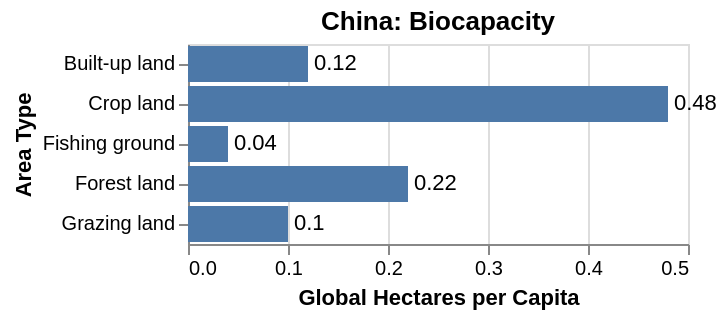

Vega-Lite specification stored for this chart:
### Vega specification from a JSON file in a GitHub repository (floating-point values rounded to 4 significant figures)
{"$schema": "https://vega.github.io/schema/vega/v5.json", "description": "Bar chart with text labels. Apply scale padding to make the frame cover the labels.", "background": "white", "padding": 5, "width": 250, "title": {"text": "China: Biocapacity", "frame": "group"}, "style": "cell", "data": [{"name": "source_0", "values": [{"Area Type": "Built-up land", "Global Hectares per Capita": 0.12}, {"Area Type": "Crop land", "Global Hectares per Capita": 0.48}, {"Area Type": "Grazing land", "Global Hectares per Capita": 0.1}, {"Area Type": "Fishing ground", "Global Hectares per Capita": 0.04}, {"Area Type": "Forest land", "Global Hectares per Capita": 0.22}]}, {"name": "data_0", "source": "source_0", "transform": [{"type": "filter", "expr": "isValid(datum[\"Global Hectares per Capita\"]) && isFinite(+datum[\"Global Hectares per Capita\"])"}]}], "signals": [{"name": "y_step", "value": 20}, {"name": "height", "update": "bandspace(domain('y').length, 0.1, 0.05) * y_step"}], "marks": [{"name": "layer_0_marks", "type": "rect", "style": ["bar"], "from": {"data": "data_0"}, "encode": {"update": {"fill": {"value": "#4c78a8"}, "ariaRoleDescription": {"value": "bar"}, "description": {"signal": "\"Area Type: \" + (isValid(datum[\"Area Type\"]) ? datum[\"Area Type\"] : \"\"+datum[\"Area Type\"]) + \"; Global Hectares per Capita: \" + (format(datum[\"Global Hectares per Capita\"], \"\"))"}, "x": {"scale": "x", "field": "Global Hectares per Capita"}, "x2": {"scale": "x", "value": 0}, "y": {"scale": "y", "field": "Area Type"}, "height": {"scale": "y", "band": 1}}}}, {"name": "layer_1_marks", "type": "text", "style": ["text"], "from": {"data": "data_0"}, "encode": {"update": {"align": {"value": "left"}, "baseline": {"value": "middle"}, "dx": {"value": 3}, "fill": {"value": "black"}, "description": {"signal": "\"Area Type: \" + (isValid(datum[\"Area Type\"]) ? datum[\"Area Type\"] : \"\"+datum[\"Area Type\"]) + \"; Global Hectares per Capita: \" + (format(datum[\"Global Hectares per Capita\"], \"\"))"}, "x": {"scale": "x", "field": "Global Hectares per Capita"}, "y": {"scale": "y", "field": "Area Type", "band": 0.5}, "text": {"signal": "format(datum[\"Global Hectares per Capita\"], \"\")"}}}}], "scales": [{"name": "x", "type": "linear", "domain": {"data": "data_0", "field": "Global Hectares per Capita"}, "range": [0, {"signal": "width"}], "nice": true, "zero": true}, {"name": "y", "type": "band", "domain": {"data": "data_0", "field": "Area Type", "sort": true}, "range": {"step": {"signal": "y_step"}}, "paddingInner": 0.1, "paddingOuter": 0.05}], "axes": [{"scale": "x", "orient": "bottom", "gridScale": "y", "grid": true, "tickCount": {"signal": "ceil(width/40)"}, "domain": false, "labels": false, "aria": false, "maxExtent": 0, "minExtent": 0, "ticks": false, "zindex": 0}, {"scale": "x", "orient": "bottom", "grid": false, "title": "Global Hectares per Capita", "labelFlush": true, "labelOverlap": true, "tickCount": {"signal": "ceil(width/40)"}, "zindex": 0}, {"scale": "y", "orient": "left", "grid": false, "title": "Area Type", "zindex": 0}], "config": {}}
